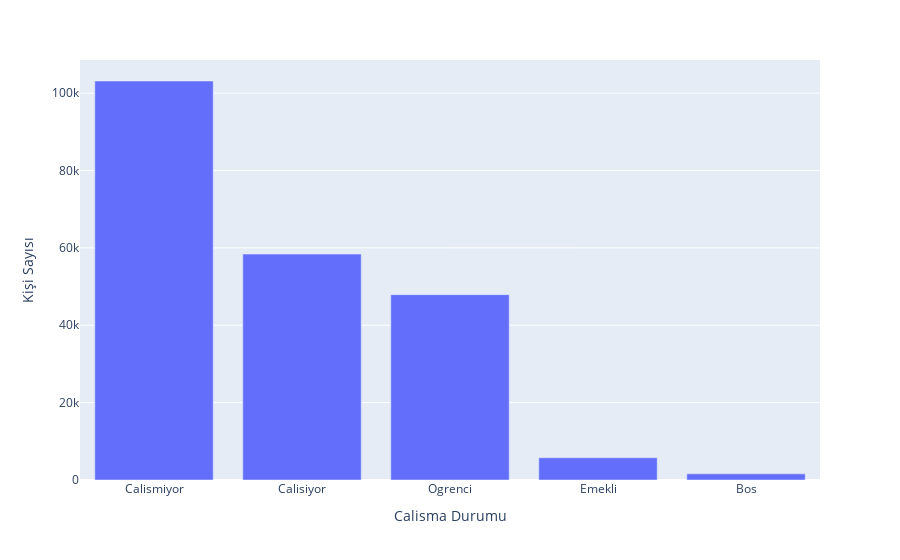

The cell this chart's notebook holds for it:
### Code cell
x = df3["Calisma Durumu"]
y = df3["Kişi Sayısı"]

fig = px.bar(df3, x='Calisma Durumu', y='Kişi Sayısı')
fig.show()

### Figure 1 — Plotly figure (JSON) as saved in the notebook; plotly's stock layout.template omitted (floating-point values rounded to 4 significant figures)
{"data": [{"alignmentgroup": "True", "hovertemplate": "Calisma Durumu=%{x}<br>Kişi Sayısı=%{y}<extra></extra>", "legendgroup": "", "marker": {"color": "#636efa", "pattern": {"shape": ""}}, "name": "", "offsetgroup": "", "orientation": "v", "showlegend": false, "textposition": "auto", "type": "bar", "x": ["Calismiyor", "Calisiyor", "Ogrenci", "Emekli", "Bos"], "xaxis": "x", "y": [103132, 58390, 47904, 5752, 1587], "yaxis": "y"}], "layout": {"barmode": "relative", "legend": {"tracegroupgap": 0}, "margin": {"t": 60}, "xaxis": {"anchor": "y", "domain": [0, 1], "title": {"text": "Calisma Durumu"}}, "yaxis": {"anchor": "x", "domain": [0, 1], "title": {"text": "Kişi Sayısı"}}}}
